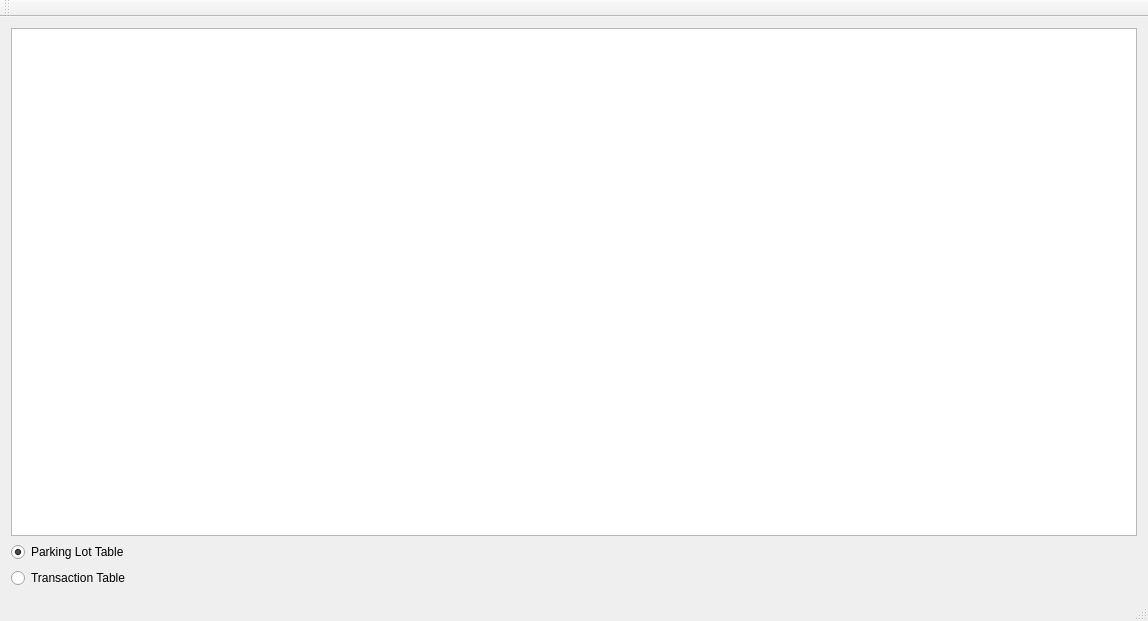
<?xml version="1.0" encoding="UTF-8"?>
<ui version="4.0">
 <class>AdminWindow</class>
 <widget class="QMainWindow" name="AdminWindow">
  <property name="geometry">
   <rect>
    <x>0</x>
    <y>0</y>
    <width>1148</width>
    <height>621</height>
   </rect>
  </property>
  <property name="windowTitle">
   <string>AdminWindow</string>
  </property>
  <widget class="QWidget" name="centralWidget">
   <layout class="QVBoxLayout" name="verticalLayout">
    <item>
     <widget class="QTableWidget" name="tableWidget"/>
    </item>
    <item>
     <widget class="QRadioButton" name="parkingLotTable">
      <property name="text">
       <string>Parking Lot Table</string>
      </property>
      <property name="checked">
       <bool>true</bool>
      </property>
     </widget>
    </item>
    <item>
     <widget class="QRadioButton" name="transactionTable">
      <property name="text">
       <string>Transaction Table</string>
      </property>
     </widget>
    </item>
   </layout>
  </widget>
  <widget class="QMenuBar" name="menuBar">
   <property name="geometry">
    <rect>
     <x>0</x>
     <y>0</y>
     <width>1148</width>
     <height>26</height>
    </rect>
   </property>
  </widget>
  <widget class="QToolBar" name="mainToolBar">
   <attribute name="toolBarArea">
    <enum>TopToolBarArea</enum>
   </attribute>
   <attribute name="toolBarBreak">
    <bool>false</bool>
   </attribute>
  </widget>
  <widget class="QStatusBar" name="statusBar"/>
 </widget>
 <layoutdefault spacing="6" margin="11"/>
 <resources/>
 <connections/>
</ui>
